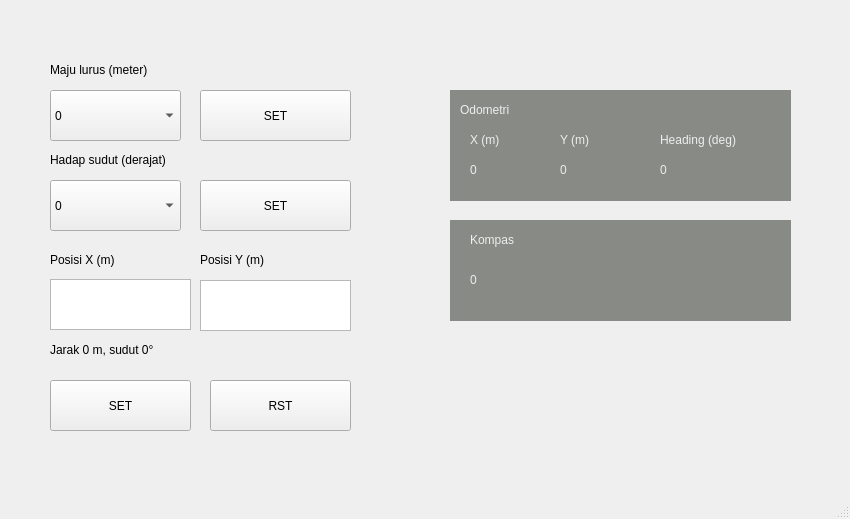
<?xml version="1.0" encoding="UTF-8"?>
<ui version="4.0">
 <class>MainWindow</class>
 <widget class="QMainWindow" name="MainWindow">
  <property name="geometry">
   <rect>
    <x>0</x>
    <y>0</y>
    <width>850</width>
    <height>519</height>
   </rect>
  </property>
  <property name="windowTitle">
   <string>MainWindow</string>
  </property>
  <widget class="QWidget" name="centralwidget">
   <widget class="QComboBox" name="cb_forward">
    <property name="geometry">
     <rect>
      <x>50</x>
      <y>90</y>
      <width>131</width>
      <height>51</height>
     </rect>
    </property>
    <item>
     <property name="text">
      <string>0</string>
     </property>
    </item>
    <item>
     <property name="text">
      <string>0.5</string>
     </property>
    </item>
    <item>
     <property name="text">
      <string>1</string>
     </property>
    </item>
    <item>
     <property name="text">
      <string>1.5</string>
     </property>
    </item>
    <item>
     <property name="text">
      <string>2</string>
     </property>
    </item>
   </widget>
   <widget class="QLabel" name="label">
    <property name="geometry">
     <rect>
      <x>50</x>
      <y>60</y>
      <width>191</width>
      <height>20</height>
     </rect>
    </property>
    <property name="text">
     <string>Maju lurus (meter)</string>
    </property>
   </widget>
   <widget class="QPushButton" name="pb_set_forward">
    <property name="geometry">
     <rect>
      <x>200</x>
      <y>90</y>
      <width>151</width>
      <height>51</height>
     </rect>
    </property>
    <property name="text">
     <string>SET</string>
    </property>
   </widget>
   <widget class="QLabel" name="label_2">
    <property name="geometry">
     <rect>
      <x>50</x>
      <y>150</y>
      <width>191</width>
      <height>20</height>
     </rect>
    </property>
    <property name="text">
     <string>Hadap sudut (derajat)</string>
    </property>
   </widget>
   <widget class="QComboBox" name="cb_heading">
    <property name="geometry">
     <rect>
      <x>50</x>
      <y>180</y>
      <width>131</width>
      <height>51</height>
     </rect>
    </property>
    <item>
     <property name="text">
      <string>0</string>
     </property>
    </item>
    <item>
     <property name="text">
      <string>45</string>
     </property>
    </item>
    <item>
     <property name="text">
      <string>90</string>
     </property>
    </item>
    <item>
     <property name="text">
      <string>135</string>
     </property>
    </item>
    <item>
     <property name="text">
      <string>180</string>
     </property>
    </item>
    <item>
     <property name="text">
      <string>225</string>
     </property>
    </item>
    <item>
     <property name="text">
      <string>270</string>
     </property>
    </item>
    <item>
     <property name="text">
      <string>315</string>
     </property>
    </item>
    <item>
     <property name="text">
      <string>360</string>
     </property>
    </item>
   </widget>
   <widget class="QTextEdit" name="edit_pos_x">
    <property name="geometry">
     <rect>
      <x>50</x>
      <y>279</y>
      <width>141</width>
      <height>51</height>
     </rect>
    </property>
   </widget>
   <widget class="QLabel" name="label_3">
    <property name="geometry">
     <rect>
      <x>50</x>
      <y>250</y>
      <width>101</width>
      <height>20</height>
     </rect>
    </property>
    <property name="text">
     <string>Posisi X (m)</string>
    </property>
   </widget>
   <widget class="QTextEdit" name="edit_pos_y">
    <property name="geometry">
     <rect>
      <x>200</x>
      <y>280</y>
      <width>151</width>
      <height>51</height>
     </rect>
    </property>
   </widget>
   <widget class="QLabel" name="label_4">
    <property name="geometry">
     <rect>
      <x>200</x>
      <y>250</y>
      <width>101</width>
      <height>20</height>
     </rect>
    </property>
    <property name="text">
     <string>Posisi Y (m)</string>
    </property>
   </widget>
   <widget class="QLabel" name="tv_auto_calculate_heading">
    <property name="geometry">
     <rect>
      <x>50</x>
      <y>340</y>
      <width>291</width>
      <height>20</height>
     </rect>
    </property>
    <property name="text">
     <string>Jarak 0 m, sudut 0°</string>
    </property>
   </widget>
   <widget class="QPushButton" name="pb_set_pos">
    <property name="geometry">
     <rect>
      <x>50</x>
      <y>380</y>
      <width>141</width>
      <height>51</height>
     </rect>
    </property>
    <property name="text">
     <string>SET</string>
    </property>
   </widget>
   <widget class="QLabel" name="label_6">
    <property name="geometry">
     <rect>
      <x>460</x>
      <y>100</y>
      <width>101</width>
      <height>20</height>
     </rect>
    </property>
    <property name="styleSheet">
     <string notr="true">color: rgb(238, 238, 236);</string>
    </property>
    <property name="text">
     <string>Odometri</string>
    </property>
   </widget>
   <widget class="QLabel" name="label_7">
    <property name="geometry">
     <rect>
      <x>450</x>
      <y>90</y>
      <width>341</width>
      <height>111</height>
     </rect>
    </property>
    <property name="styleSheet">
     <string notr="true">background-color: rgb(136, 138, 133);</string>
    </property>
    <property name="text">
     <string/>
    </property>
   </widget>
   <widget class="QLabel" name="label_8">
    <property name="geometry">
     <rect>
      <x>470</x>
      <y>130</y>
      <width>41</width>
      <height>20</height>
     </rect>
    </property>
    <property name="styleSheet">
     <string notr="true">color: rgb(238, 238, 236);</string>
    </property>
    <property name="text">
     <string>X (m)</string>
    </property>
   </widget>
   <widget class="QLabel" name="label_9">
    <property name="geometry">
     <rect>
      <x>560</x>
      <y>130</y>
      <width>41</width>
      <height>20</height>
     </rect>
    </property>
    <property name="styleSheet">
     <string notr="true">color: rgb(238, 238, 236);</string>
    </property>
    <property name="text">
     <string>Y (m)</string>
    </property>
   </widget>
   <widget class="QLabel" name="label_10">
    <property name="geometry">
     <rect>
      <x>660</x>
      <y>130</y>
      <width>101</width>
      <height>20</height>
     </rect>
    </property>
    <property name="styleSheet">
     <string notr="true">color: rgb(238, 238, 236);</string>
    </property>
    <property name="text">
     <string>Heading (deg)</string>
    </property>
   </widget>
   <widget class="QLabel" name="pos_x">
    <property name="geometry">
     <rect>
      <x>470</x>
      <y>160</y>
      <width>41</width>
      <height>20</height>
     </rect>
    </property>
    <property name="styleSheet">
     <string notr="true">color: rgb(238, 238, 236);</string>
    </property>
    <property name="text">
     <string>0</string>
    </property>
   </widget>
   <widget class="QLabel" name="pos_y">
    <property name="geometry">
     <rect>
      <x>560</x>
      <y>160</y>
      <width>41</width>
      <height>20</height>
     </rect>
    </property>
    <property name="styleSheet">
     <string notr="true">color: rgb(238, 238, 236);</string>
    </property>
    <property name="text">
     <string>0</string>
    </property>
   </widget>
   <widget class="QLabel" name="pos_th">
    <property name="geometry">
     <rect>
      <x>660</x>
      <y>160</y>
      <width>41</width>
      <height>20</height>
     </rect>
    </property>
    <property name="styleSheet">
     <string notr="true">color: rgb(238, 238, 236);</string>
    </property>
    <property name="text">
     <string>0</string>
    </property>
   </widget>
   <widget class="QLabel" name="label_22">
    <property name="geometry">
     <rect>
      <x>450</x>
      <y>220</y>
      <width>341</width>
      <height>101</height>
     </rect>
    </property>
    <property name="styleSheet">
     <string notr="true">background-color: rgb(136, 138, 133);</string>
    </property>
    <property name="text">
     <string/>
    </property>
   </widget>
   <widget class="QPushButton" name="pb_reset">
    <property name="geometry">
     <rect>
      <x>210</x>
      <y>380</y>
      <width>141</width>
      <height>51</height>
     </rect>
    </property>
    <property name="text">
     <string>RST</string>
    </property>
   </widget>
   <widget class="QPushButton" name="pb_set_heading">
    <property name="geometry">
     <rect>
      <x>200</x>
      <y>180</y>
      <width>151</width>
      <height>51</height>
     </rect>
    </property>
    <property name="text">
     <string>SET</string>
    </property>
   </widget>
   <widget class="QLabel" name="label_24">
    <property name="geometry">
     <rect>
      <x>470</x>
      <y>230</y>
      <width>101</width>
      <height>20</height>
     </rect>
    </property>
    <property name="styleSheet">
     <string notr="true">color: rgb(238, 238, 236);</string>
    </property>
    <property name="text">
     <string>Kompas</string>
    </property>
   </widget>
   <widget class="QLabel" name="compass_val">
    <property name="geometry">
     <rect>
      <x>470</x>
      <y>270</y>
      <width>41</width>
      <height>20</height>
     </rect>
    </property>
    <property name="styleSheet">
     <string notr="true">color: rgb(238, 238, 236);</string>
    </property>
    <property name="text">
     <string>0</string>
    </property>
   </widget>
   <zorder>cb_forward</zorder>
   <zorder>label</zorder>
   <zorder>pb_set_forward</zorder>
   <zorder>label_2</zorder>
   <zorder>cb_heading</zorder>
   <zorder>edit_pos_x</zorder>
   <zorder>label_3</zorder>
   <zorder>edit_pos_y</zorder>
   <zorder>label_4</zorder>
   <zorder>tv_auto_calculate_heading</zorder>
   <zorder>pb_set_pos</zorder>
   <zorder>label_7</zorder>
   <zorder>label_6</zorder>
   <zorder>label_8</zorder>
   <zorder>label_9</zorder>
   <zorder>label_10</zorder>
   <zorder>pos_x</zorder>
   <zorder>pos_y</zorder>
   <zorder>pos_th</zorder>
   <zorder>label_22</zorder>
   <zorder>pb_reset</zorder>
   <zorder>pb_set_heading</zorder>
   <zorder>label_24</zorder>
   <zorder>compass_val</zorder>
  </widget>
  <widget class="QStatusBar" name="statusbar"/>
 </widget>
 <resources/>
 <connections/>
</ui>
